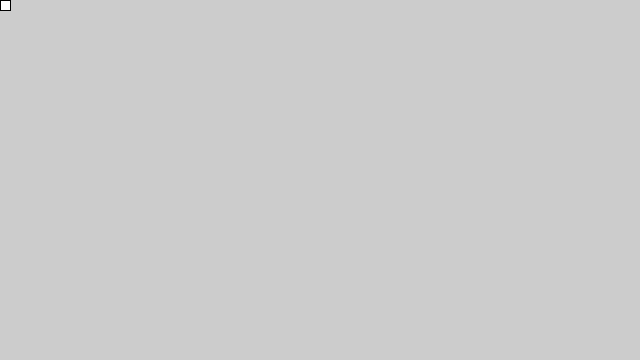
Frame 1 (no input)
Frame 60 (the mouse pressed at the canvas centre just before this capture): identical to frame 1, image omitted
Frame 120 (the mouse held since frame 60 and released just before this capture): identical to frame 1, image omitted

The Processing sketch that drew this single still picture (run headless with seeded random() and noise(); from frame 60 on, the mouse is pressed at the canvas centre):

// Processing sketch: processing_test
// ── processing_test.pde
PShader shader;

void setup() {
    size(640, 360);
    }

void draw() {
    square(0,0,10);
    }
